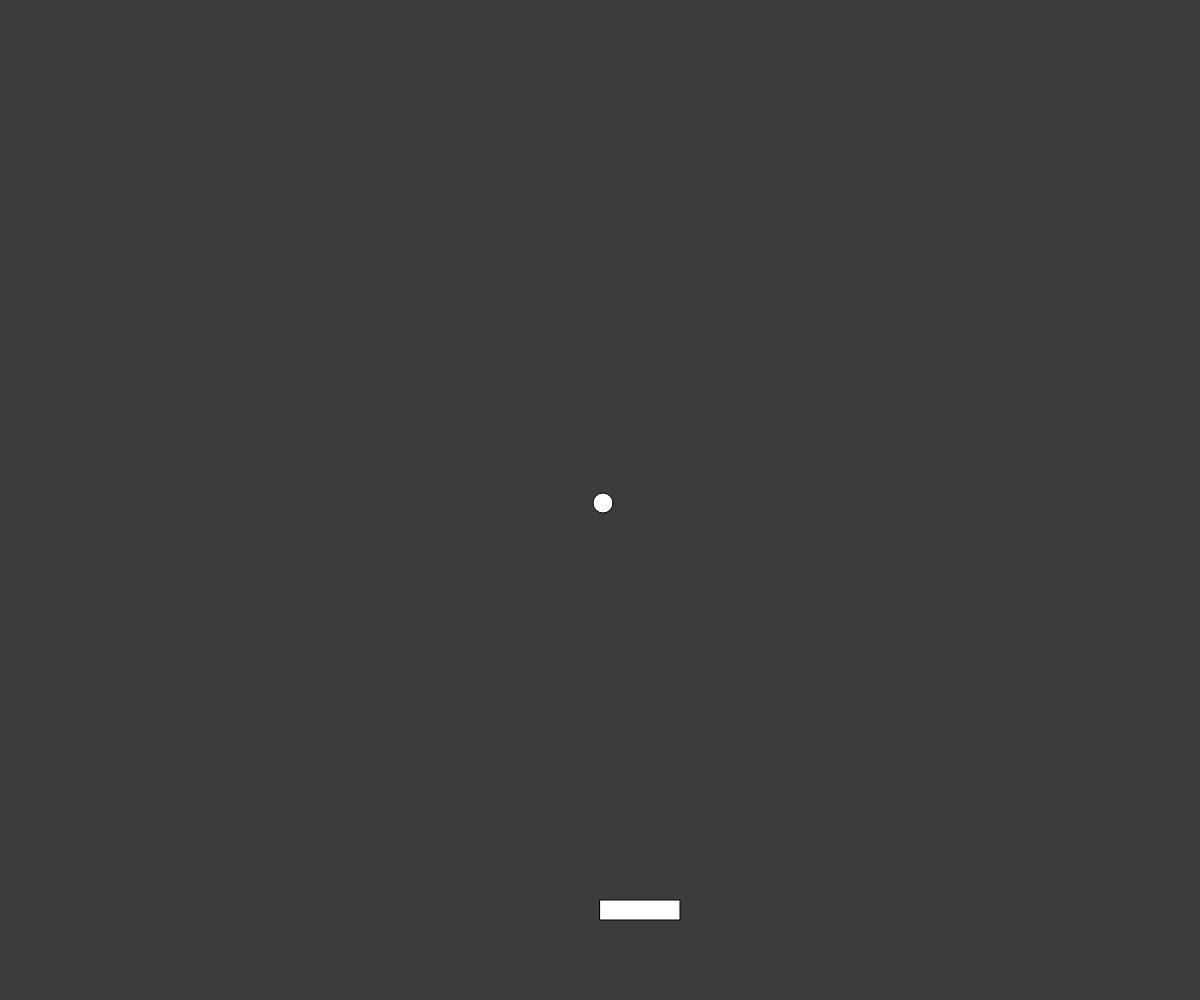
Frame 1 (no input)
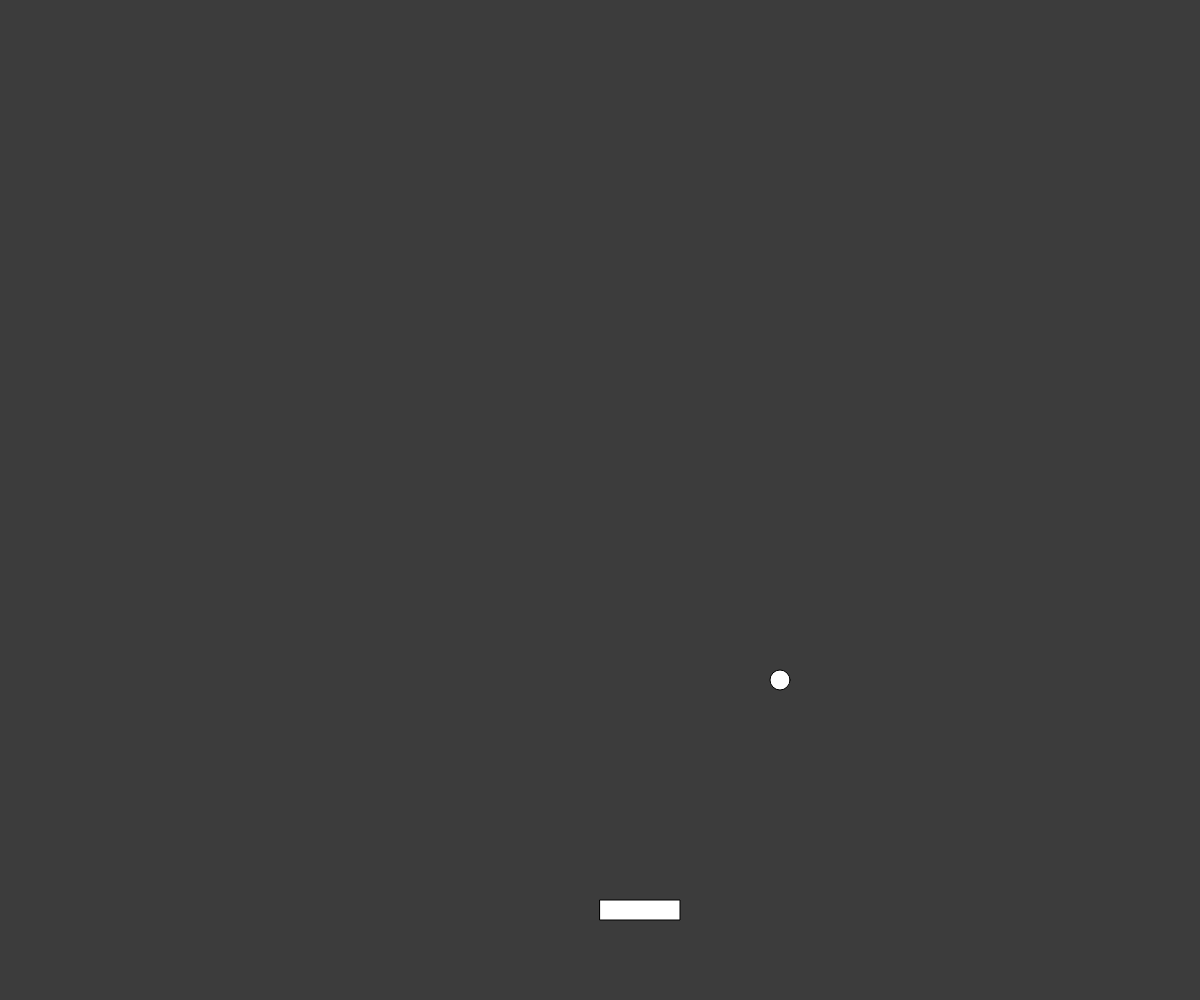
Frame 60 (no input)
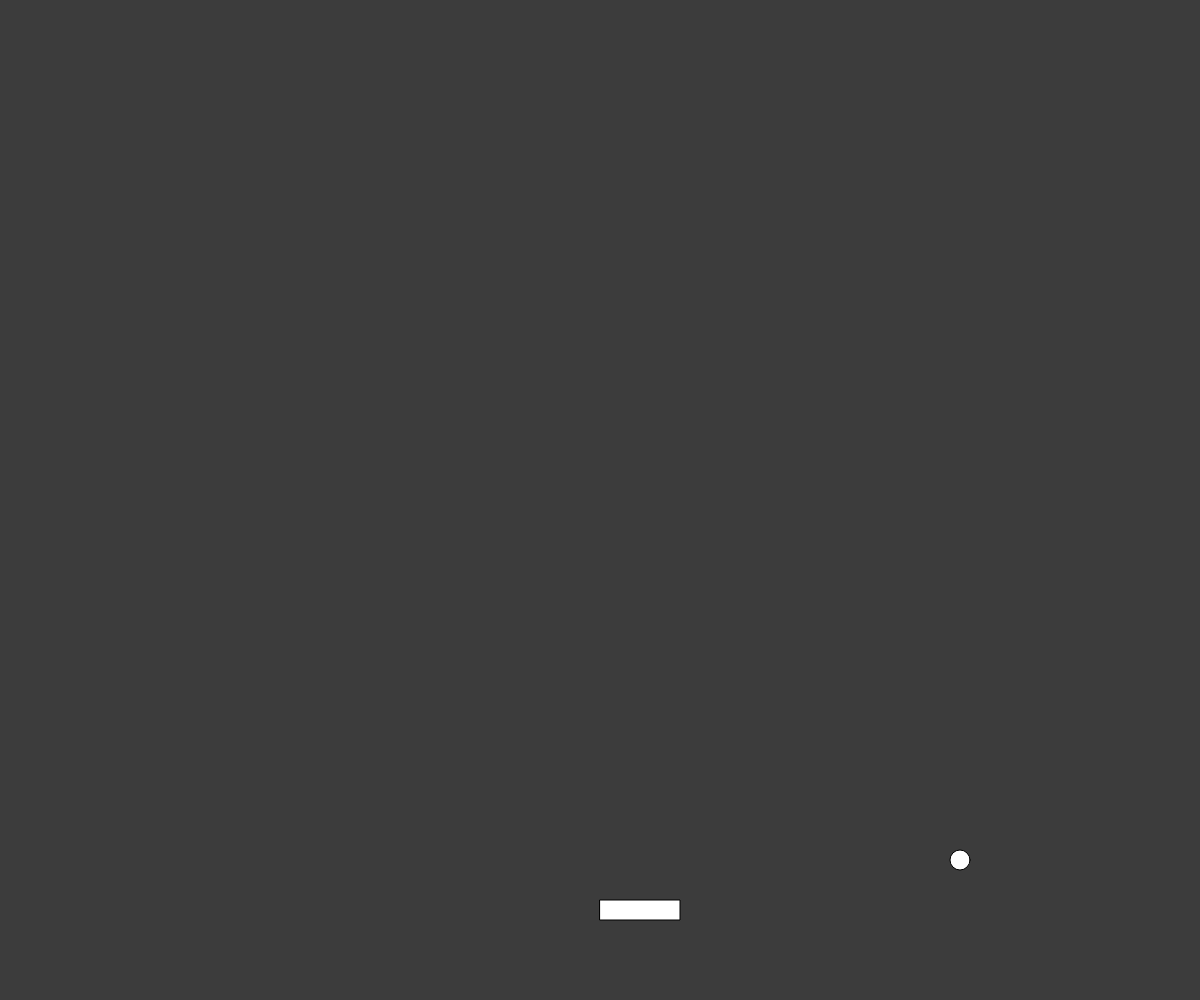
Frame 120 (the mouse pressed at the canvas centre since frame 60)

The p5.js sketch that drew these frames (run headless with seeded random() and noise() and a simulated clock; from frame 60 on, the mouse is pressed at the canvas centre):

// p5.js sketch
// ── sketch.js

var rectPos, rectSpd, rectSize, rectMaxSpd;
var ballPos, ballSpd, ballRadius;

function setup() {
	createCanvas(windowWidth, windowHeight);
	rectMaxSpd = 5;
	rectPos = createVector(width/2, height-100);
	rectSpd = createVector();
	rectSize = createVector(80, 20);

	ballPos = createVector(width/2, height/2);
	ballSpd = createVector(3,3);
	ballRadius = 10;
}

function draw() {
	background(60);
	updateInput();

	rectPos.add(rectSpd);
	rect(rectPos.x, rectPos.y, rectSize.x, rectSize.y);

	ballPos.add(ballSpd);
	ballWallCollide();
	ballRectCollide();
	ellipse(ballPos.x, ballPos.y, ballRadius*2, ballRadius*2);
}

function ballWallCollide(){
	if(ballPos.x + ballRadius > width || ballPos.x - ballRadius < 0){
		ballSpd.x *= -1;
	}
	if(ballPos.y + ballRadius > height || ballPos.y - ballRadius < 0){
		ballSpd.y *= -1;
	}
}

function ballRectCollide(){
	if(circleRect(ballPos.x, ballPos.y, ballRadius, rectPos.x, rectPos.y, rectSize.x, rectSize.y)){
		if(ballPos.y+ballRadius > rectPos.y && ballSpd.y > 0){
			ballSpd.y *= -1;
			ballSpd.x += rectSpd.x;
			ballSpd.x = constrain(ballSpd.x, -rectMaxSpd, rectMaxSpd);
		}
	}
}

// CIRCLE/RECTANGLE
// from http://jeffreythompson.org/collision-detection/circle-rect.php
function circleRect( cx,  cy,  radius,  rx,  ry,  rw,  rh) {

  // temporary variables to set edges for testing
  var testX = cx;
  var testY = cy;

  // which edge is closest?
  if (cx < rx)         testX = rx;      // test left edge
  else if (cx > rx+rw) testX = rx+rw;   // right edge
  if (cy < ry)         testY = ry;      // top edge
  else if (cy > ry+rh) testY = ry+rh;   // bottom edge

  // get distance from closest edges
  var distX = cx-testX;
  var distY = cy-testY;
  var distance = sqrt( (distX*distX) + (distY*distY) );

  // if the distance is less than the radius, collision!
  if (distance <= radius) {
    return true;
  }
  return false;
}



function updateInput(){
	if(!keyIsPressed){
		rectSpd.x = 0;
	}else{
		if (key == "a") {
	    rectSpd.x = -rectMaxSpd;
	  } else if (key == "d") {
			rectSpd.x = rectMaxSpd;
	  }
	}
}

function keyPressed(){
	if (keyCode === LEFT_ARROW) {
		rectSpd.x = -rectMaxSpd;
	} else if (keyCode === RIGHT_ARROW) {
		rectSpd.x = rectMaxSpd;
	}
}

// ── post.html
<!DOCTYPE html>
<html>
<head>
<title>Pong</title>
<link rel="shortcut icon" type="image/png" href="https://krabcode.github.io/favicon.png"/>
<link rel="stylesheet" href="../../styles/sketch.css">
<script src="../../lib/p5.js"></script>
<script src="sketch.js"></script>
</head>
<body>
</body>
<header class="noselect">
<p><a href="https://krabcode.github.io/index.html"> <<< </a></p>
</header>
</html>
